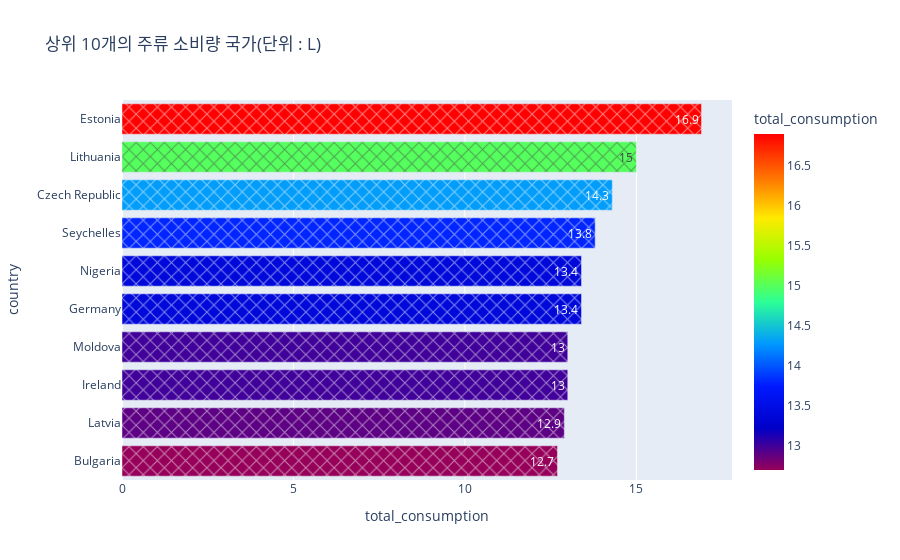

The notebook cell this image was saved under:
### Code cell
px.bar(df.head(10).sort_values('total_consumption', ascending=True), x='total_consumption', y='country', text='total_consumption', title="상위 10개의 주류 소비량 국가(단위 : L)", color='total_consumption',
 color_continuous_scale='rainbow',pattern_shape_sequence=['x'])

### Figure 1 — Plotly figure (JSON) as saved in the notebook; plotly's stock layout.template omitted (floating-point values rounded to 4 significant figures)
{"data": [{"alignmentgroup": "True", "hovertemplate": "total_consumption=%{marker.color}<br>country=%{y}<extra></extra>", "legendgroup": "", "marker": {"color": [12.7, 12.9, 13, 13, 13.4, 13.4, 13.8, 14.3, 15, 16.9], "coloraxis": "coloraxis", "pattern": {"shape": "x"}}, "name": "", "offsetgroup": "", "orientation": "h", "showlegend": false, "text": [12.7, 12.9, 13, 13, 13.4, 13.4, 13.8, 14.3, 15, 16.9], "textposition": "auto", "type": "bar", "x": [12.7, 12.9, 13, 13, 13.4, 13.4, 13.8, 14.3, 15, 16.9], "xaxis": "x", "y": ["Bulgaria", "Latvia", "Ireland", "Moldova", "Germany", "Nigeria", "Seychelles", "Czech Republic", "Lithuania", "Estonia"], "yaxis": "y"}], "layout": {"barmode": "relative", "coloraxis": {"colorbar": {"title": {"text": "total_consumption"}}, "colorscale": [[0, "rgb(150,0,90)"], [0.125, "rgb(0,0,200)"], [0.25, "rgb(0,25,255)"], [0.375, "rgb(0,152,255)"], [0.5, "rgb(44,255,150)"], [0.625, "rgb(151,255,0)"], [0.75, "rgb(255,234,0)"], [0.875, "rgb(255,111,0)"], [1, "rgb(255,0,0)"]]}, "legend": {"tracegroupgap": 0}, "title": {"text": "상위 10개의 주류 소비량 국가(단위 : L)"}, "xaxis": {"anchor": "y", "domain": [0, 1], "title": {"text": "total_consumption"}}, "yaxis": {"anchor": "x", "domain": [0, 1], "title": {"text": "country"}}}}
